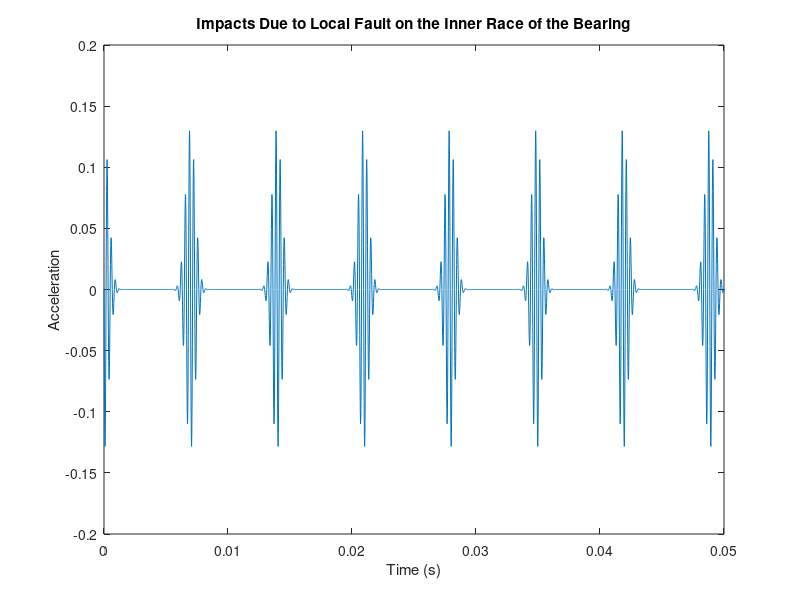
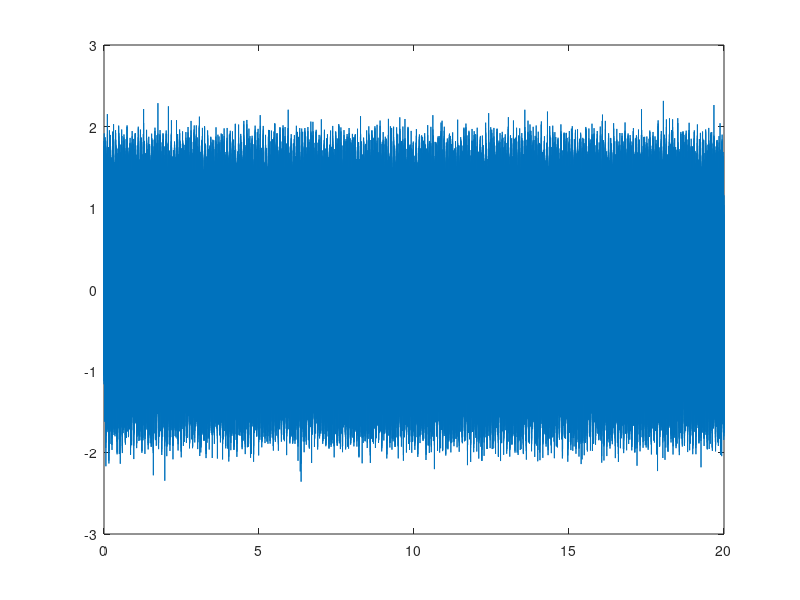

Write the MATLAB code that produced these figures, in order. (Note: this script raises an error after producing the figures.)
%% Clear
clear 
clf;


%% System setup
fs = 48e3;          % Sample Rate (Hz)

Np = 13;            % Number of teeth on pinion
Ng = 35;            % Number of teeth on gear

fPin = 30;        % Pinion (Input) shaft frequency (Hz)

fGear = fPin*Np/Ng; % Gear (Output) shaft frequency (Hz)

fMesh = fPin*Np;    % Gear Mesh frequency (Hz)

t = 0:1/fs:20-1/fs;

vfIn = 0.4*sin(2*pi*fPin*t);    % Pinion waveform     
vfOut = 0.2*sin(2*pi*fGear*t);  % Gear waveform
vMesh = sin(2*pi*fMesh*t);      % Gear-mesh waveform

vNoFault = vfIn + vfOut + vMesh;                          
%% Bearing
n = 8;         % Number of rolling element bearings
d = 0.002;      % Diameter of rolling elements 
p = 0.010;      % Pitch diameter of bearing
thetaDeg = 15; % Contact angle in degrees

bpfi = n*fPin/2*(1 + d/p*cosd(thetaDeg)); % Ballpass frequency, inner race
fImpact = 3000;
tImpact = 0:1/fs:5e-3-1/fs;
xImpact = 0.4*sin(2*pi*fImpact*tImpact);
window  = kaiser(length(tImpact),40);

xImpactWindowed = xImpact.*window';

xComb = zeros(size(t));
xComb(1:round(fs/bpfi):end) = 1;
xBper = 0.33*conv(xComb,xImpactWindowed,'same');


%% Figures
figure(1)
plot(t,xBper)
xlim([0 0.05])
xlabel('Time (s)')
ylabel('Acceleration')
title('Impacts Due to Local Fault on the Inner Race of the Bearing')

vNoBFaultNoisy = vNoFault + randn(size(t))/5;
vBFaultNoisy = xBper + vNoFault + randn(size(t))/5;

figure(2)
plot(t,vBFaultNoisy)

figure(3)
pspectrum([vBFaultNoisy' vNoBFaultNoisy' ],fs,'FrequencyResolution',1,'FrequencyLimits',[0 10*bpfi])
legend('Damaged','Healthy')
title('Bearing Vibration Spectra')
grid off

harmImpact = (0:10)*bpfi;
[X,Y] = meshgrid(harmImpact,ylim);

hold on
plot(X/1000,Y,':k')
legend('Healthy','Damaged','BPFI harmonics')
xlim([0 10*bpfi]/1000)
hold off

figure(4)
pspectrum(vBFaultNoisy',fs,'FrequencyLimits',[0 10*bpfi], 'spectrogram', 'TimeResolution')
